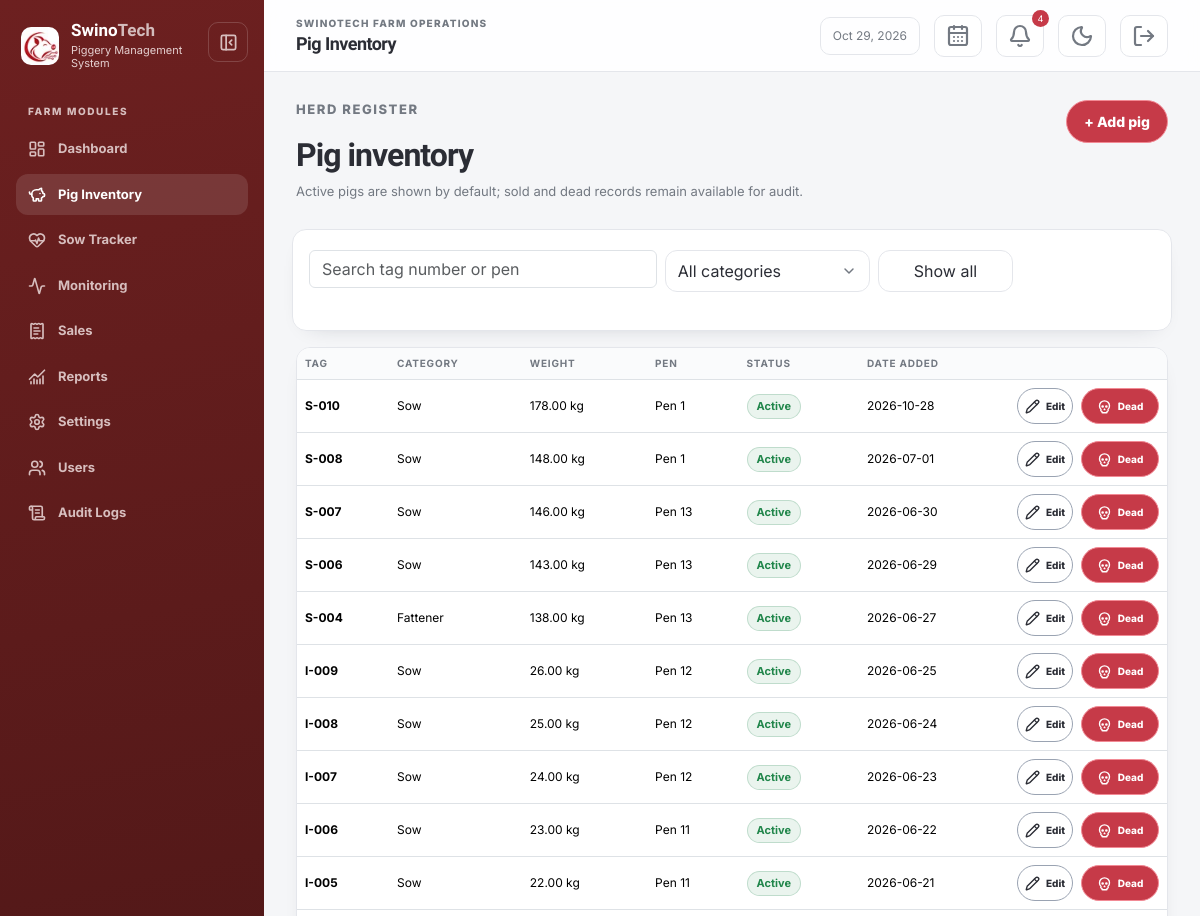
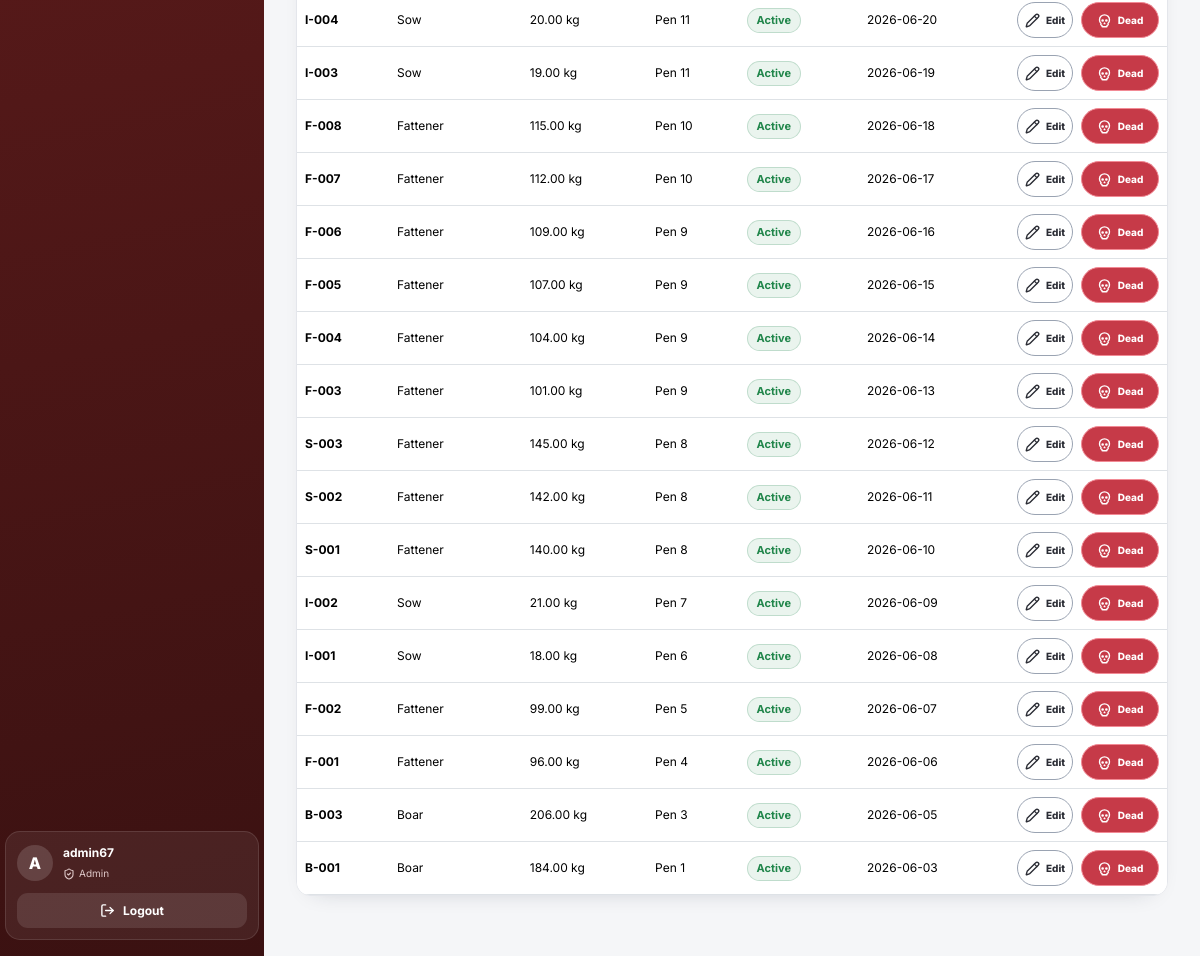
Page /pigs/index.php (signed in) on the earlier database version (2 pictures, top to bottom).
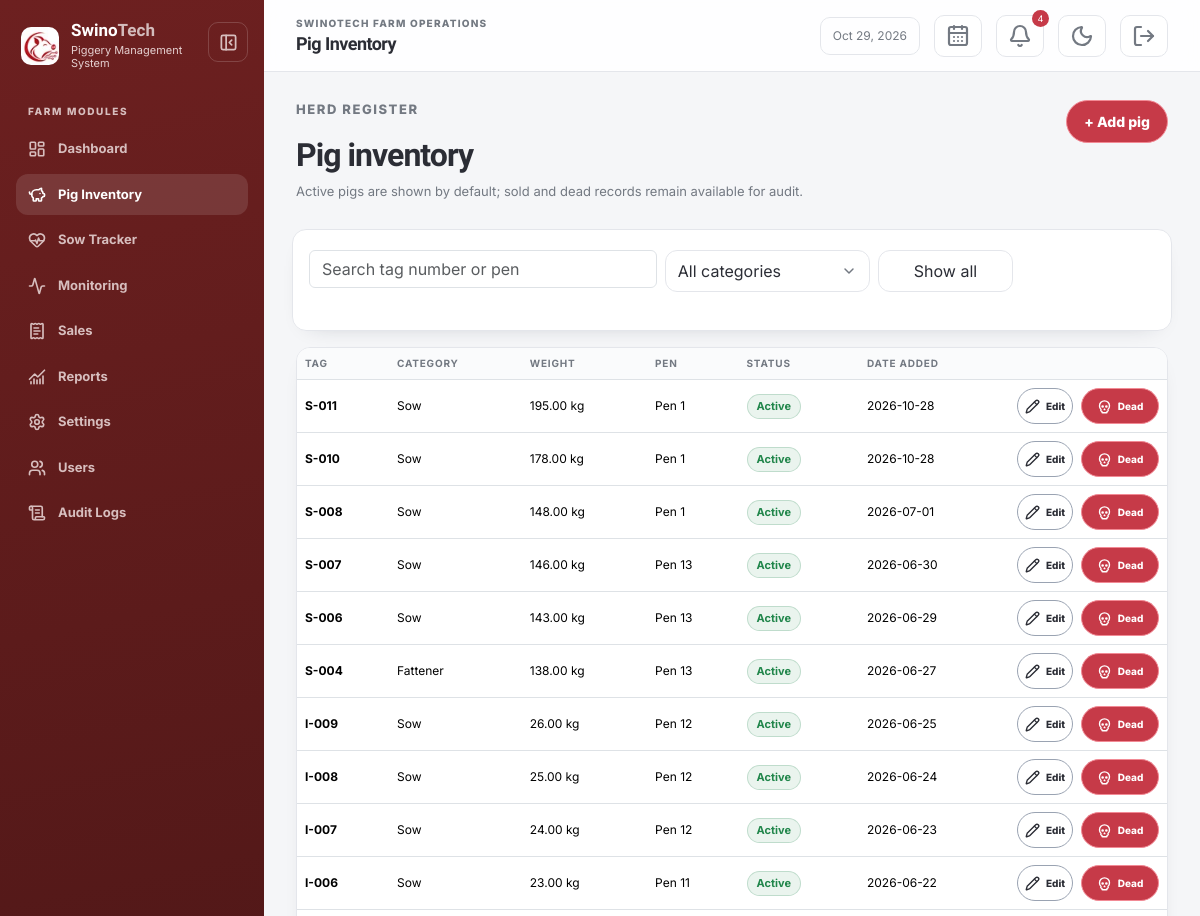
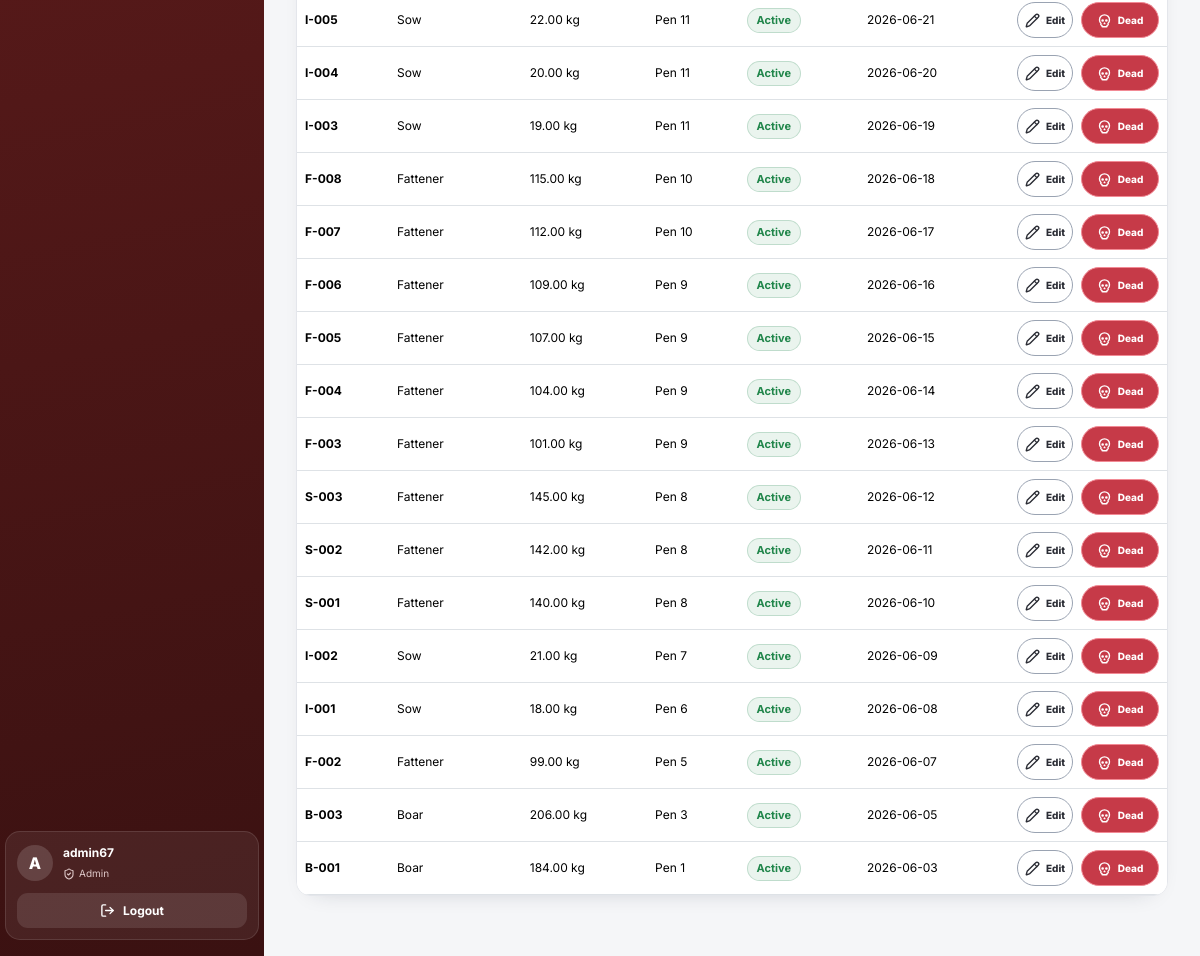
Same page on the later database version (2 pictures, top to bottom).
### tables this page shows
CREATE TABLE `pigs` (
  `pig_id` int UNSIGNED NOT NULL,
  `tag_number` varchar(50) NOT NULL,
  `category` enum('boar','fattener','sow') NOT NULL,
  `weight` decimal(10,2) NOT NULL,
  `pen_number` varchar(50) DEFAULT NULL,
  `status` enum('active','sold','dead') NOT NULL DEFAULT 'active',
  `date_added` date NOT NULL DEFAULT (curdate())
);

### includes/auth.php (called while the page is built, shortened)
<?php
function e(mixed $value): string
{
    return htmlspecialchars((string) $value, ENT_QUOTES, 'UTF-8');
}
function sale_reference(int $saleId): string
{
    $sequence = $saleId >= 1031 ? $saleId - 1030 : $saleId;
    return str_pad((string) max(1, $sequence), 3, '0', STR_PAD_LEFT);
}

### includes/dashboard-data.php (called while the page is built, shortened)
<?php
function dashboard_profile(PDO $pdo): array
{
    $pdo->exec("CREATE TABLE IF NOT EXISTS farm_profile (
        profile_id TINYINT UNSIGNED NOT NULL,
        farm_name VARCHAR(150) NOT NULL,
        owner_name VARCHAR(150) NOT NULL,
        location VARCHAR(255) NOT NULL,
        heat_threshold DECIMAL(5,2) NOT NULL DEFAULT 32,
        due_soon_days TINYINT UNSIGNED NOT NULL DEFAULT 7,
        PRIMARY KEY (profile_id)
    ) ENGINE=InnoDB");
    $profile = $pdo->query('SELECT * FROM farm_profile WHERE profile_id = 1')->fetch();
    return $profile ?: [
        'farm_name' => 'Villa Verde Piggery', 'owner_name' => 'Maria Villanueva',
        'location' => 'Batangas, Philippines',
        'heat_threshold' => 32, 'due_soon_days' => 7,
    ];
}
function dashboard_notifications(PDO $pdo, array $profile, string $role = 'admin'): array
{
    $days = max(1, (int) $profile['due_soon_days']);
    $notifications = [];
    $sows = $pdo->query("SELECT s.sow_record_id, p.tag_number, s.expected_farrowing_date
        FROM sow_records s JOIN pigs p ON p.pig_id = s.pig_id
        WHERE s.status = 'pregnant' ORDER BY s.expected_farrowing_date")->fetchAll();
    foreach ($sows as $sow) {
        $daysAway = (int) $pdo->query("SELECT DATEDIFF(" . $pdo->quote($sow['expected_farrowing_date']) . ", CURDATE())")->fetchColumn();
        if ($daysAway < 0 || $daysAway <= $days) {
            $notifications[] = [
                'id' => ($daysAway < 0 ? 'overdue-' : 'due-') . $sow['sow_record_id'],
                'tone' => $daysAway < 0 ? 'danger' : 'warning',
                'icon' => $daysAway < 0 ? 'triangle-alert' : 'calendar-days',
                'title' => 'Sow ' . $sow['tag_number'] . ($daysAway < 0 ? ' is overdue' : ' due ' . date('M d', strtotime($sow['expected_farrowing_date']))),
                'meta' => 'Expected ' . date('M d, Y', strtotime($sow['expected_farrowing_date'])) . ($daysAway < 0 ? ' · ' . abs($daysAway) . ' days late' : ' · Farrowing in ' . $daysAway . ' days'),
                'href' => 'sows/index.php',
            ];
        }
    }
    $reading = $pdo->query('SELECT temperature, humidity, recorded_at FROM sensor_logs ORDER BY recorded_at DESC LIMIT 1')->fetch();
    if ($reading && (float) $reading['temperature'] > (float) $profile['heat_threshold']) {
        $notifications[] = ['id' => 'heat-stress', 'tone' => 'danger', 'icon' => 'thermometer', 'title' => 'Heat stress — ' . $reading['temperature'] . '°C', 'meta' => 'Above the ' . $profile['heat_threshold'] . '°C threshold', 'href' => 'monitoring/index.php'];
    }
    if ($reading && strtotime((string) $reading['recorded_at']) < time() - 7200) {
        $notifications[] = ['id' => 'stale-sensor', 'tone' => 'warning', 'icon' => 'wifi-off', 'title' => 'ESP32 has no new readings', 'meta' => 'Last reading ' . date('M d, H:i', strtotime($reading['recorded_at'])), 'href' => 'monitoring/index.php'];
    }
    if ($role === 'admin') {
        $sale = $pdo->query("SELECT sale_id, buyer_name, total_amount, sale_date FROM sales ORDER BY sale_id DESC LIMIT 1")->fetch();
        if ($sale) {
            $notifications[] = ['id' => 'sale-' . $sale['sale_id'], 'tone' => 'success', 'icon' => 'receipt-text', 'title' => 'Sale #' . sale_reference((int) $sale['sale_id']) . ' recorded', 'meta' => $sale['buyer_name'] . ' · ₱' . number_format((float) $sale['total_amount'], 2), 'href' => 'sales/view.php?id=' . (int) $sale['sale_id']];
        }
    }
    return $notifications;
}

### pigs/_results.php (the view)
<?php require_once __DIR__ . '/../includes/auth.php'; require_login(); ?>
<div class="table-shell" id="pig-results" aria-busy="false"><div class="table-responsive"><table class="table table-hover"><thead><tr><th>Tag</th><th>Category</th><th>Weight</th><th>Pen</th><th>Status</th><th>Date added</th><th></th></tr></thead><tbody><?php foreach ($pigs as $pig): ?><tr><td class="fw-bold"><?= e($pig['tag_number']) ?></td><td><?= e(ucfirst($pig['category'])) ?></td><td><?= e($pig['weight']) ?> kg</td><td><?= e($pig['pen_number'] ?: '—') ?></td><td><span class="chip chip-<?= $pig['status'] === 'active' ? 'success' : ($pig['status'] === 'dead' ? 'danger' : 'neutral') ?>"><?= e(ucfirst($pig['status'])) ?></span></td><td><?= e($pig['date_added']) ?></td><td class="text-end"><div class="table-actions pig-table-actions"><a class="btn btn-outline-secondary action-edit" href="edit.php?id=<?= (int) $pig['pig_id'] ?>"><i data-lucide="pencil" aria-hidden="true"></i><span>Edit</span></a><?php if ($pig['status'] === 'active'): ?><form method="post" action="delete.php"><input type="hidden" name="csrf_token" value="<?= e(csrf_token()) ?>"><input type="hidden" name="pig_id" value="<?= (int) $pig['pig_id'] ?>"><button class="btn btn-danger action-dead" data-confirm-dialog="Mark this pig as dead?"><i data-lucide="skull" aria-hidden="true"></i><span>Dead</span></button></form><?php endif; ?></div></td></tr><?php endforeach; ?><?php if (!$pigs): ?><tr><td colspan="7" class="text-center text-muted py-5">No pigs match these filters.</td></tr><?php endif; ?></tbody></table></div></div>

### includes/header.php (shortened to what this page needs)
<?php
require_once __DIR__ . '/auth.php';
$pageTitle = $pageTitle ?? 'SwinoTech';
$role = $_SESSION['role'] ?? 'staff';
$nav = [
    ['label' => 'Dashboard', 'href' => 'dashboard.php', 'icon' => 'layout-dashboard', 'section' => 'dashboard'],
    ['label' => 'Pig Inventory', 'href' => 'pigs/index.php', 'icon' => 'piggy-bank', 'section' => 'pigs'],
    ['label' => 'Sow Tracker', 'href' => 'sows/index.php', 'icon' => 'heart-pulse', 'section' => 'sows'],
    ['label' => 'Monitoring', 'href' => 'monitoring/index.php', 'icon' => 'activity', 'section' => 'monitoring'],
];
if ($role === 'admin') {
    $nav[] = ['label' => 'Sales', 'href' => 'sales/index.php', 'icon' => 'receipt-text', 'section' => 'sales'];
    $nav[] = ['label' => 'Reports', 'href' => 'reports/index.php', 'icon' => 'chart-no-axes-combined', 'section' => 'reports'];
}
$currentPath = trim(parse_url($_SERVER['REQUEST_URI'] ?? '', PHP_URL_PATH) ?: '', '/');
$basePath = trim(BASE_URL, '/');
if ($basePath !== '' && str_starts_with($currentPath, $basePath . '/')) {
    $currentPath = substr($currentPath, strlen($basePath) + 1);
}
$currentSection = str_contains($currentPath, '/') ? strstr($currentPath, '/', true) : $currentPath;
$isDashboard = basename($currentPath) === 'dashboard.php';
$headerAlerts = [];
$calendarEvents = [];
if (isset($pdo)) {
    require_once __DIR__ . '/dashboard-data.php';
    $headerAlerts = dashboard_notifications($pdo, dashboard_profile($pdo), $role);
    $calendarEvents = $pdo->query("SELECT s.sow_record_id, p.tag_number, s.expected_farrowing_date
        FROM sow_records s JOIN pigs p ON p.pig_id = s.pig_id
        WHERE s.status = 'pregnant' AND s.expected_farrowing_date IS NOT NULL
        ORDER BY s.expected_farrowing_date, p.tag_number")->fetchAll();
}
?>
<!doctype html>
<html lang="en">
<head>
    <link href="https://cdn.jsdelivr.net/npm/bootstrap@5.3.3/dist/css/bootstrap.min.css" rel="stylesheet">
    <link href="<?= BASE_URL ?>/assets/css/style.css?v=<?= filemtime(__DIR__ . '/../assets/css/style.css') ?>" rel="stylesheet">
</head>
<body>
<div class="app-shell">
    <aside class="app-sidebar">
        <div class="sidebar-head">
            <a class="brand" href="<?= BASE_URL ?>/dashboard.php">
                <span class="brand-mark"><img src="<?= BASE_URL ?>/icons/logo.png" alt=""></span>
                <span><strong>Swino<span>Tech</span></strong><small>Piggery Management System</small></span>
            </a>
            <button class="sidebar-toggle icon-button" type="button" aria-label="Collapse sidebar" aria-expanded="true" aria-controls="app-sidebar-nav" data-sidebar-toggle>
            </button>
        </div>
        <div class="sidebar-label">Farm modules</div>
        <nav class="sidebar-nav" id="app-sidebar-nav">
            <?php foreach ($nav as $item): ?>
                <?php $active = $item['section'] === 'dashboard' ? $isDashboard : $currentSection === $item['section']; ?>
                <a class="<?= $active ? 'active' : '' ?>" href="<?= BASE_URL . '/' . $item['href'] ?>" <?= $active ? 'aria-current="page"' : '' ?>>
                    <i class="nav-icon" data-lucide="<?= e($item['icon']) ?>" aria-hidden="true"></i><span><?= e($item['label']) ?></span>
                </a>
            <?php endforeach; ?>
            <?php if ($role === 'admin'): ?>
                <?php $settingsActive = $currentSection === 'settings'; ?>
                <a class="<?= $settingsActive ? 'active' : '' ?>" href="<?= BASE_URL ?>/settings/index.php" <?= $settingsActive ? 'aria-current="page"' : '' ?>><i class="nav-icon" data-lucide="settings" aria-hidden="true"></i><span>Settings</span></a>
                <?php $usersActive = $currentSection === 'users'; ?>
                <a class="<?= $usersActive ? 'active' : '' ?>" href="<?= BASE_URL ?>/users/index.php" <?= $usersActive ? 'aria-current="page"' : '' ?>><i class="nav-icon" data-lucide="users" aria-hidden="true"></i><span>Users</span></a>
                <?php $auditActive = $currentSection === 'audit'; ?>
                <a class="<?= $auditActive ? 'active' : '' ?>" href="<?= BASE_URL ?>/audit/index.php" <?= $auditActive ? 'aria-current="page"' : '' ?>><i class="nav-icon" data-lucide="scroll-text" aria-hidden="true"></i><span>Audit Logs</span></a>
            <?php endif; ?>
        </nav>
        <div class="sidebar-user">
            <div class="sidebar-user-identity">
                <div class="avatar"><?= e(strtoupper(substr($_SESSION['username'] ?? 'U', 0, 1))) ?></div>
                <div class="text-truncate"><strong><?= e($_SESSION['username'] ?? 'User') ?></strong><small><i data-lucide="shield-check" aria-hidden="true"></i><?= e(ucfirst($role)) ?></small></div>
            </div>
            <a href="<?= BASE_URL ?>/logout.php" class="logout-link"><i data-lucide="log-out" aria-hidden="true"></i><span>Logout</span></a>
        </div>
    </aside>
    <div class="app-main">
        <header class="topbar">
            <div class="flex-grow-1"><div class="eyebrow">SwinoTech farm operations</div><h1><?= e($pageTitle) ?></h1></div>
            <div class="topbar-date"><?= date('M d, Y') ?></div>
            <div class="calendar-control" data-calendar data-calendar-events="<?= e(json_encode($calendarEvents, JSON_UNESCAPED_SLASHES)) ?>">
                <button class="icon-button calendar-toggle" type="button" aria-label="Open calendar" aria-expanded="false" aria-controls="topbar-calendar" data-calendar-toggle><i data-lucide="calendar-days" aria-hidden="true"></i></button>
            </div>
            <div class="alerts-control"><button class="icon-button" type="button" aria-label="Open alerts" aria-expanded="false" data-alert-toggle><i data-lucide="bell" aria-hidden="true"></i><?php if ($headerAlerts): ?><span class="alert-count"><?= count($headerAlerts) ?></span><?php endif; ?></button></div>
            <button class="theme-toggle icon-button" type="button" aria-label="Toggle dark mode" aria-pressed="false" data-theme-toggle></button>
            <a class="icon-button" href="<?= BASE_URL ?>/logout.php" aria-label="Logout"><i data-lucide="log-out" aria-hidden="true"></i></a>
        </header>
        <main class="content">

### pigs/index.php (shortened to what this page needs)
<?php
require __DIR__ . '/../includes/auth.php'; require_login(); require __DIR__ . '/../includes/db.php';
$pageTitle = 'Pig Inventory';
$search = trim($_GET['search'] ?? ''); $category = $_GET['category'] ?? ''; $showAll = isset($_GET['all']);
$sql = 'SELECT * FROM pigs WHERE 1=1'; $params = [];
if (!$showAll) $sql .= " AND status = 'active'";
$sql .= ' ORDER BY date_added DESC, pig_id DESC'; $statement = $pdo->prepare($sql); $statement->execute($params); $pigs = $statement->fetchAll();
require __DIR__ . '/../includes/header.php';
?>
<div class="page-heading"><div><p class="eyebrow">Herd register</p><h2>Pig inventory</h2><p>Active pigs are shown by default; sold and dead records remain available for audit.</p></div><a class="btn btn-danger primary-action" href="add.php">+ Add pig</a></div>
<form class="filter-bar row g-2 mb-3" method="get" action="index.php" data-pig-filter>
    <div class="col-md-5"><label class="visually-hidden" for="pig-search">Search pigs</label><input id="pig-search" class="form-control" name="search" value="<?= e($search) ?>" placeholder="Search tag number or pen" autocomplete="off"></div>
    <div class="col-md-3"><div class="filter-select" data-filter-select><button class="filter-select-toggle" type="button" aria-haspopup="listbox" aria-expanded="false" aria-controls="pig-category-options" data-filter-select-toggle><?= e($category !== '' ? ucfirst($category) : 'All categories') ?><i data-lucide="chevron-down" aria-hidden="true"></i></button></div></div>
    <div class="col-md-2 d-grid"><a class="filter-select-toggle filter-status-toggle" data-pig-status-toggle href="?<?= $showAll ? '' : 'all=1' ?>"><?= $showAll ? 'Active only' : 'Show all' ?></a></div>
    <div class="col-12"><span class="filter-status text-muted small" data-pig-filter-status role="status" aria-live="polite"></span></div>
</form>
<?php require __DIR__ . '/_results.php'; ?>
<?php require __DIR__ . '/../includes/footer.php'; ?>

### includes/footer.php (shortened to what this page needs)
        </main>
    </div>
</div>
</body>
</html>

Differences in the rows shown:
no longer on this page (row edited): pigs: tag_number "F-001", category "Fattener", weight "96.00", pen_number "Pen 4", status "Active", date_added "2026-06-06"
added pigs: tag_number "S-011", category "Sow", weight "195.00", pen_number "Pen 1", status "Active", date_added "2026-10-28"
